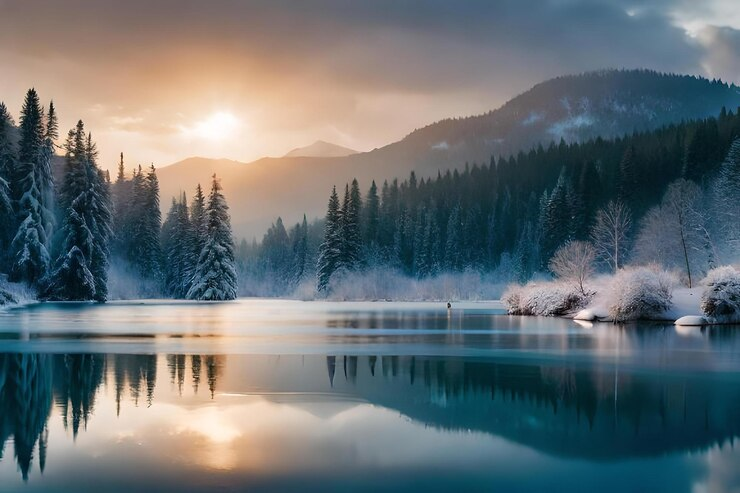
#> input picture image-processing/demo.jpg, 740 x 493 px
$ python image-operations.py
#> lines starting #> are read from the running program, lines starting #| are printed output that depends on the picture; after the words box and inside, x2 and y2 are one past the last pixel; in counts of white or black regions, pixels touching at a corner belong together
import numpy as np
import cv2
import matplotlib.pyplot as plt

x= 1
img= cv2.imread("demo.jpg",x)
#> img is the input picture: shape (493, 740, 3); mean B, G, R 114.8, 111.2, 102.1
'''
x= 1 or cv2.IMREAD_COLOR, reads the image as in color, no transperency
x= 0 or cv2.IMREAD_GRAYSCALE, reads image in b/w
x= -1 or cv2.IMREAD_UNCHANGED, as it is, including alpha channel(transperency)
'''

'''Display image'''
# [5 lines of commented-out code are left out]

'''
Display only the channels
'''
blue_img= img[:,:,0]
green_img= img[:,:,1]
red_img= img[:,:,2]

temp= np.zeros(img.shape, np.uint8)
temp[:,:,0]= img[:,:,0]
#cv2.imshow("blue image", temp)
cv2.imwrite('blue_image.jpg', temp)

temp= np.zeros(img.shape, np.uint8)
temp[:,:,1]= img[:,:,1]
#cv2.imshow("green image", temp)
cv2.imwrite('green_image.jpg', temp)

temp= np.zeros(img.shape, np.uint8)
temp[:,:,2]= img[:,:,2]
#cv2.imshow("red image", temp)
cv2.imwrite('red_image.jpg', temp)

'''
Image Thresholding
'''
img= cv2.imread("demo.jpg", cv2.IMREAD_GRAYSCALE)
#> img: shape (493, 740); min 0, max 255, mean 108.9
img= cv2.GaussianBlur(img, (5,5),0)
threshold, new_img= cv2.threshold(img, 127, 255, cv2.THRESH_BINARY | cv2.THRESH_OTSU)
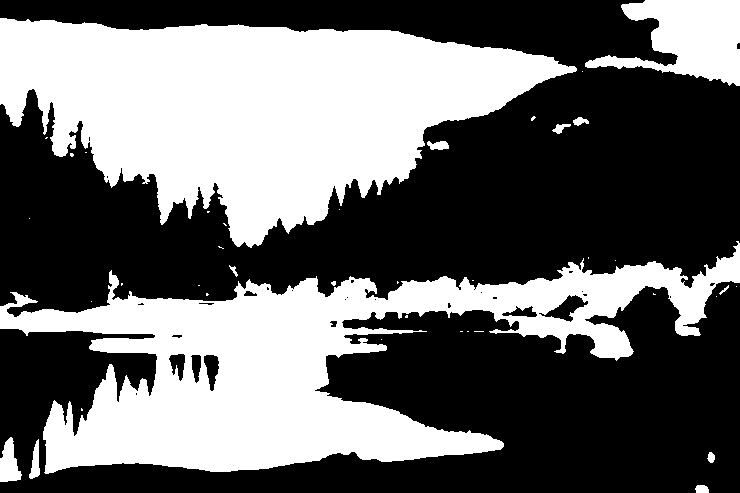
#> new_img: shape (493, 740); 41.3% white; 40 white regions (28 under 20 px), largest, box (x1, y1, x2, y2) and area: (0, 18, 577, 248) 74950, (0, 241, 740, 474) 66540, (585, 0, 740, 86) 7482
#> threshold = 117

new_img= cv2.adaptiveThreshold(img, 255,cv2.ADAPTIVE_THRESH_GAUSSIAN_C, cv2.THRESH_BINARY, 5, 2)
#> new_img: shape (493, 740); 90.8% white; black in thin lines or dots
#cv2.imshow("thresholding", new_img)
cv2.imwrite('thresholding.jpg', new_img)

'''
save image
'''
#cv2.imwrite('new_image.jpg', new_img)

'''
resize- downscale/upscale
'''
img= cv2.imread("demo.jpg",x)
rescaled_img= cv2.resize(img, (500,500), interpolation= cv2.INTER_LINEAR)
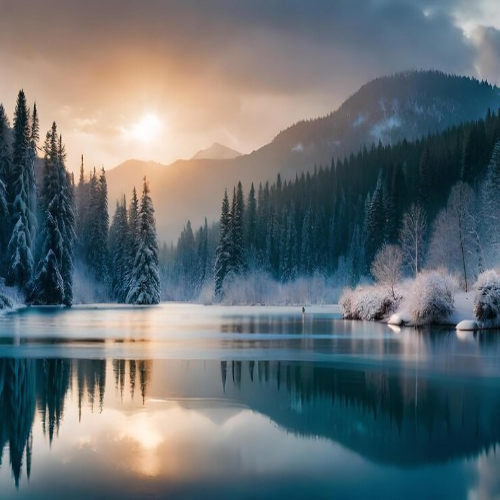
#> rescaled_img: shape (500, 500, 3); mean B, G, R 114.7, 111.1, 102
#cv2.imshow("rescaled image", rescaled_img)
cv2.imwrite('rescaled_image.jpg', rescaled_img)
'''
cropping
'''
img= cv2.imread("demo.jpg",x)
cropped_img= img[100:500, 400:600]
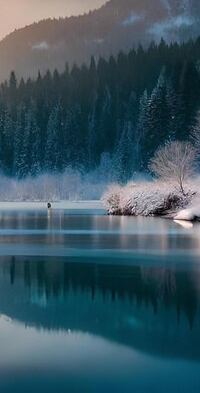
#> cropped_img: shape (393, 200, 3); mean B, G, R 97.5, 85.6, 58.4
#cv2.imshow("cropped image", cropped_img)
cv2.imwrite('cropped_image.jpg', cropped_img)
'''
Rotation
'''
img= cv2.imread("demo.jpg",x)
h,w,_= img.shape
#> h = 493; w = 740
center= w/2, h/2
#> center = (370, 246.5)

rotate_matrix= cv2.getRotationMatrix2D(center= center, angle= 45, scale= 1)
rotate_image= cv2.warpAffine(src= img, M= rotate_matrix, dsize= (w,h))
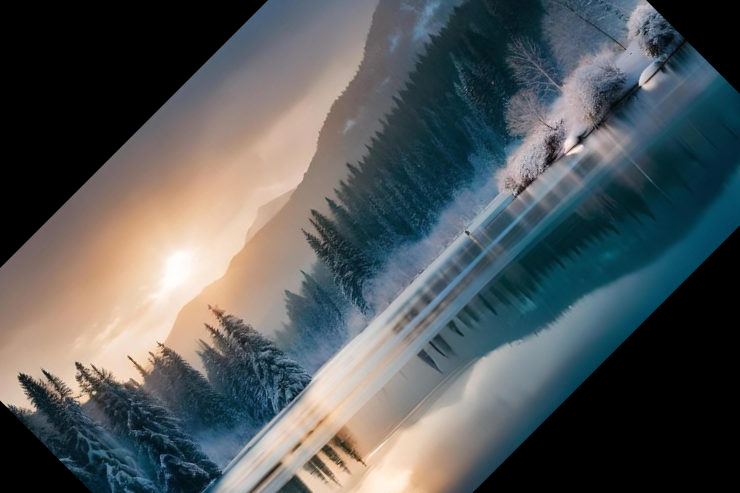
#> rotate_image: shape (493, 740, 3); mean B, G, R 90, 88.2, 82.8
#cv2.imshow("rotated image", rotate_image)
cv2.imwrite('rotated_image.jpg', rotate_image)
'''
Draw shapes
'''
img= cv2.imread("demo.jpg",x)
dup_image= img.copy()
A= (50,50)
B= (50, 300)
cv2.line(dup_image,A, B, (255,255,0), thickness= 3, lineType= cv2.LINE_AA)

C= (400, 50)
D= (50,50)
cv2.line(dup_image,C, D, (0,255,255), thickness= 1, lineType= cv2.LINE_AA)
cc= (int(w/2), int(h/2))
#> cc = (370, 246)
radius= 100
cv2.circle(dup_image, cc, radius, (255,0,255), thickness= 2, lineType= cv2.LINE_4)
text= "skyfall"
pos= (300,300)
cv2.putText(dup_image, text, pos, cv2.FONT_ITALIC, fontScale= 1, color= (0,0,255), thickness= 3, lineType= cv2.LINE_AA)
#cv2.imshow("drawing", dup_image)
cv2.imwrite('drawing.jpg', dup_image)

'''
image segmentation using color spaces
'''
img= cv2.imread("demo.jpg",x)
bgr= [35,56,61]
thresh= 50
maxbgr= np.array([bgr[0]+ thresh, bgr[1]+ thresh, bgr[2]+ thresh])
minbgr= np.array([bgr[0]- thresh, bgr[1]- thresh, bgr[2]- thresh])
maskbgr= cv2.inRange(img, minbgr, maxbgr)
#> maskbgr: shape (493, 740); 15.1% white; 1171 white regions (1077 under 20 px), largest, box (x1, y1, x2, y2) and area: (318, 107, 740, 275) 23113, (108, 174, 234, 283) 5020, (87, 475, 344, 493) 3022
result= cv2.bitwise_and(img, img, mask=maskbgr)

#cv2.imshow("segmented image", result)
cv2.imwrite('segmented_image.jpg', result)
'''
image normalization
'''
img= cv2.imread("demo.jpg",x)
#img_float32= img.astype(np.float32)
normalized_image= cv2.normalize(img, None, -255, 255, cv2.NORM_MINMAX)
#cv2.imshow("Normalized image", normalized_image)
cv2.imwrite('normalized_image.jpg', normalized_image)

'''
add noise
'''
img= cv2.imread("demo.jpg",x)
temp_img= img.copy()
noise= np.random.normal(scale= 0.5, size= img.shape).astype(np.uint8)
noisy_img= cv2.add(temp_img, noise)

#cv2.imshow("noisy image",noisy_img)
cv2.imwrite('noisy_image.jpg', noisy_img)

'''
histogram equalization
'''
img= cv2.imread("demo.jpg",x)
image1= cv2.imread("demo.jpg", cv2.IMREAD_GRAYSCALE)
equalized_img= cv2.equalizeHist(image1)
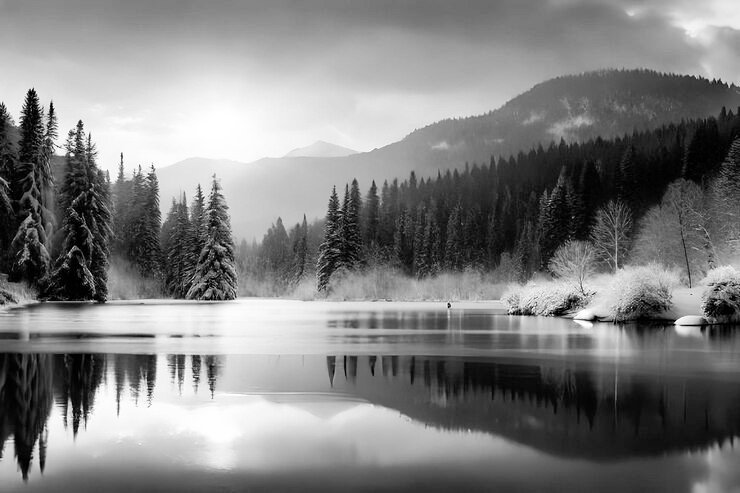
#> equalized_img: shape (493, 740); min 0, max 255, mean 128.1
#cv2.imshow("b/w image",image1)
cv2.imwrite('black_and_white_image.jpg', image1)
#cv2.imshow("equalized image",equalized_img)
cv2.imwrite('equalized_img.jpg', equalized_img)
'''
image convolution
'''
img= cv2.imread("demo.jpg",x)
bin_img= cv2.imread("demo.jpg", cv2.IMREAD_GRAYSCALE)
thres, image2= cv2.threshold(bin_img,127,255, cv2.THRESH_BINARY);
#> image2: shape (493, 740); 35.7% white; 390 white regions (375 under 20 px), largest, box (x1, y1, x2, y2) and area: (0, 32, 545, 246) 65321, (0, 253, 740, 472) 57572, (625, 0, 740, 88) 5048
kernel1= np.array([[1,2,1],
                   [0,0,0],
                   [-1,-2,-1]])

kernel2= np.array([[1,0,-1],
                   [2,0,-2],
                   [1,0,-1]])

horizont_edges= cv2.filter2D(src= image2, ddepth= -1, kernel= kernel1)
#> horizont_edges: shape (493, 740); 3.1% white in thin lines or dots
vertical_edges= cv2.filter2D(src= image2, ddepth= -1, kernel= kernel2)
#> vertical_edges: shape (493, 740); 2.7% white in thin lines or dots

#cv2.imshow("vertical_edges", vertical_edges)
#cv2.imshow("horizont_edges", horizont_edges)
cv2.imwrite('vertical_edges.jpg', vertical_edges)
cv2.imwrite('horizont_edges.jpg', horizont_edges)

'''
mediun blur
'''
img= cv2.imread("demo.jpg",x)
median= cv2.medianBlur(src= img, ksize= 5)
#cv2.imshow("median blur", median)
cv2.imwrite('median_blur.jpg', median)
'''
sharpen image
'''
img= cv2.imread("demo.jpg",x)
kernel3= np.array([[0,-1,0],
                   [-1,5,-1],
                   [0,-1,0]])

sharp_img= cv2.filter2D(src= img, ddepth= -1, kernel= kernel3)
#cv2.imshow("sharpended image", sharp_img)
cv2.imwrite('sharpended.jpg', sharp_img)

'''
bilateral filter
'''
img= cv2.imread("demo.jpg",x)
bilateral_filter= cv2.bilateralFilter(src= img, d= 9, sigmaColor= 75, sigmaSpace= 75)
#cv2.imshow("bilateral filtered image", bilateral_filter)
cv2.imwrite('bilateral_filtered_image.jpg', bilateral_filter)
'''
canny edge detection
'''
img= cv2.imread("demo.jpg",x)
img_grey= cv2.cvtColor(img, cv2.COLOR_BGR2GRAY)
img_blur= cv2.GaussianBlur(img_grey, (3,3),0)
edge_image= cv2.Canny(image= img_blur, threshold1= 50, threshold2= 150)
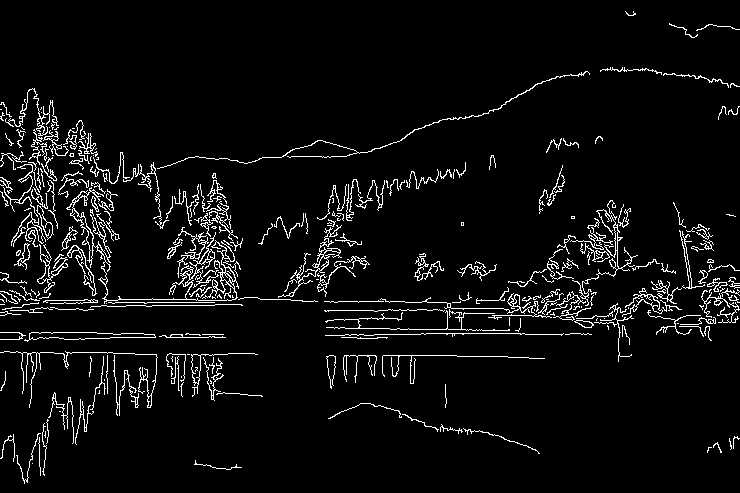
#> edge_image: shape (493, 740); 5.2% white in thin lines or dots
#cv2.imshow("edge image", edge_image)
cv2.imwrite('canny_edge_detect.jpg', edge_image)
'''
Contour Detection
'''
img= cv2.imread("demo.jpg",x)
im, thre= cv2.threshold(img_grey, 100,255,cv2.THRESH_BINARY | cv2.THRESH_OTSU)
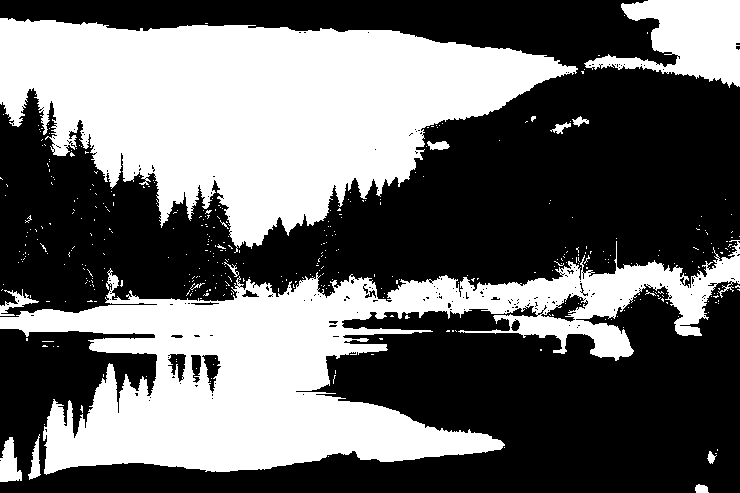
#> thre: shape (493, 740); 41.4% white; 409 white regions (395 under 20 px)
#> im = 117
contours, heirarchy= cv2.findContours(image= thre, mode= cv2.RETR_TREE, method= cv2.CHAIN_APPROX_NONE)
#> contours = 699 contours, 670 with area under 20; largest, box (x1, y1, x2, y2) and area: (0, 18, 578, 253) 73596, (0, 240, 740, 475) 65626, (584, 0, 740, 88) 7218, (540, 293, 589, 323) 596, (0, 437, 22, 482) 578

image_copy= img.copy()

#> (the run stopped early here; a loop or call above may not have finished)
